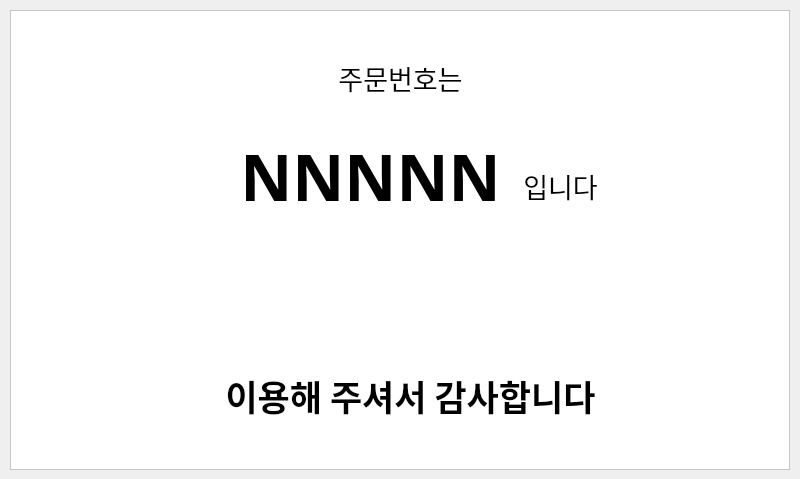
<?xml version="1.0" encoding="UTF-8"?>
<ui version="4.0">
 <class>MainWindow</class>
 <widget class="QMainWindow" name="MainWindow">
  <property name="geometry">
   <rect>
    <x>0</x>
    <y>0</y>
    <width>800</width>
    <height>479</height>
   </rect>
  </property>
  <property name="windowTitle">
   <string>MainWindow</string>
  </property>
  <widget class="QWidget" name="centralwidget">
   <widget class="QFrame" name="frame">
    <property name="geometry">
     <rect>
      <x>10</x>
      <y>10</y>
      <width>780</width>
      <height>460</height>
     </rect>
    </property>
    <property name="styleSheet">
     <string notr="true">
	background-color:rgb(255, 255, 255);
	color:rgb(0, 0, 0);</string>
    </property>
    <property name="frameShape">
     <enum>QFrame::StyledPanel</enum>
    </property>
    <property name="frameShadow">
     <enum>QFrame::Raised</enum>
    </property>
    <widget class="QLabel" name="Question">
     <property name="geometry">
      <rect>
       <x>130</x>
       <y>22</y>
       <width>521</width>
       <height>91</height>
      </rect>
     </property>
     <property name="font">
      <font>
       <family>Pretendard</family>
       <pointsize>20</pointsize>
       <weight>50</weight>
       <bold>false</bold>
      </font>
     </property>
     <property name="text">
      <string>주문번호는</string>
     </property>
     <property name="alignment">
      <set>Qt::AlignCenter</set>
     </property>
    </widget>
    <widget class="QLabel" name="Question_2">
     <property name="geometry">
      <rect>
       <x>100</x>
       <y>120</y>
       <width>521</width>
       <height>91</height>
      </rect>
     </property>
     <property name="font">
      <font>
       <family>Pretendard ExtraBold</family>
       <pointsize>48</pointsize>
       <weight>75</weight>
       <bold>true</bold>
      </font>
     </property>
     <property name="text">
      <string>NNNNN</string>
     </property>
     <property name="alignment">
      <set>Qt::AlignCenter</set>
     </property>
    </widget>
    <widget class="QLabel" name="Question_3">
     <property name="geometry">
      <rect>
       <x>490</x>
       <y>130</y>
       <width>121</width>
       <height>91</height>
      </rect>
     </property>
     <property name="font">
      <font>
       <family>Pretendard</family>
       <pointsize>20</pointsize>
       <weight>50</weight>
       <bold>false</bold>
      </font>
     </property>
     <property name="text">
      <string>입니다</string>
     </property>
     <property name="alignment">
      <set>Qt::AlignCenter</set>
     </property>
    </widget>
    <widget class="QLabel" name="Question_4">
     <property name="geometry">
      <rect>
       <x>140</x>
       <y>340</y>
       <width>521</width>
       <height>91</height>
      </rect>
     </property>
     <property name="font">
      <font>
       <family>Pretendard SemiBold</family>
       <pointsize>26</pointsize>
       <weight>75</weight>
       <bold>true</bold>
      </font>
     </property>
     <property name="text">
      <string>이용해 주셔서 감사합니다</string>
     </property>
     <property name="alignment">
      <set>Qt::AlignCenter</set>
     </property>
    </widget>
   </widget>
  </widget>
 </widget>
 <resources/>
 <connections/>
</ui>
